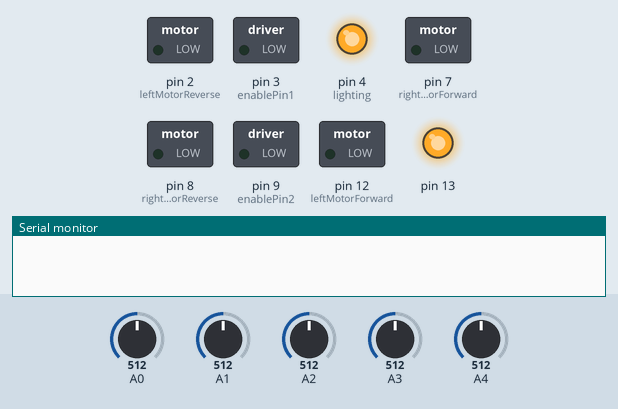
Simulated run of this sketch. Board: Arduino Uno, built with avr-gcc and run on an emulated ATmega328P. Shown: switched loads named in the sketch (green lamp = pin HIGH), output pins drawn as LEDs (lit = HIGH), the last lines printed to the serial monitor. The test bench sets the inputs (shaded band); at power-on: A3 = 512, A0 = 512, A1 = 512, A2 = 512, A4 = 512.

Above: at 0.1 s.
At 13.3 s:
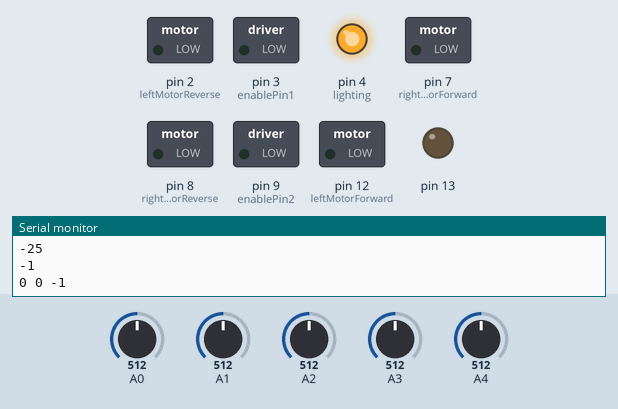
13.4 s: A3 set to 503
At 15.4 s:
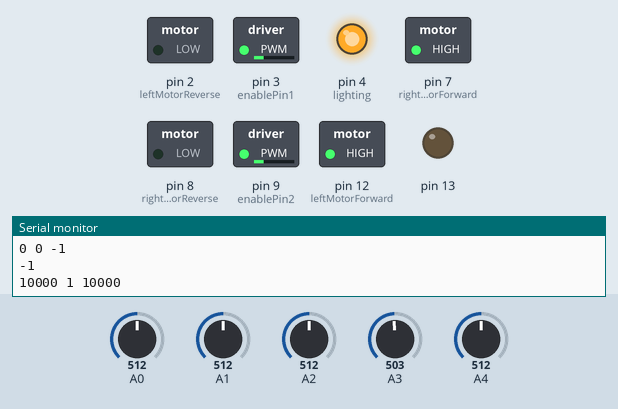
Timing chart, 0 to 17.7 s (numbered marks = the images above; inputs shaded):
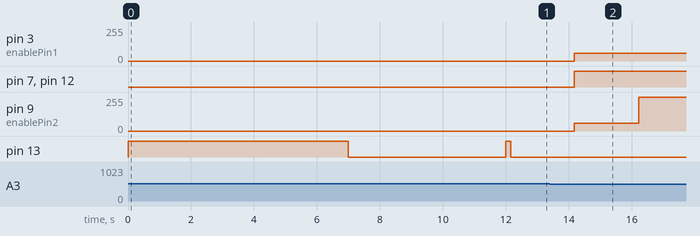

Measured:
- the behaviour switches between 512 and 511 on A3 (found by bisection; images 1 and 2)

The sketch:

PIDAlgorithmPrototype.ino
```cpp
/*
Author: Vlad Silin
Description: A prototype Arduino sketch which implements the PID
(Proportional-Integral-Derivative) controller algorithm
*/

int enablePin1 = 3;
int enablePin2 = 9;
int rightMotorForward = 7;
int rightMotorReverse = 8;
int leftMotorForward = 12;
int leftMotorReverse = 2;
int maxSpeed = 60;
int rightSpeed;
int leftSpeed;

int setPoint = 0;
long sensorsAverage;
long sensorsSum;
long pos;
int errorValue;
int lighting = 4;
long sensors[] = {
  0, 0, 0, 0, 0};
long sensorMax[] = {
  0, 0, 0, 0, 0};
long sensorMin[] = {
 1023, 1023, 1023, 1023, 1023};

void setup()
{
  Serial.begin(9600);
  int summation = 0;
  int counter = 0;
  pinMode(lighting, OUTPUT );
  digitalWrite (lighting, HIGH);

  pinMode(13, OUTPUT);
  digitalWrite(13, HIGH);

  while (millis () < 7000)
  {
    for (int i = 0; i < 5; i++)
    {
      sensors [i] = analogRead(i);
      if (sensors[i] > sensorMax[i]) {
        sensorMax[i] = sensors [i];
      }
      if (sensors[i] < sensorMin[i]) {
        sensorMin[i] = sensors [i];
      }
    }
  }

  digitalWrite(13, LOW);
  delay (5000);
  digitalWrite(13, HIGH);
  while (counter < 25) {
    for (int i = -20; i <= 20; i = i+10)
    {
      sensors[i/10+2] = analogRead(i/10+2);
      sensors [i/10+2] = map(sensors[i/10+2], sensorMin[i/10+2], sensorMax[i/10+2], 0, 255);
      sensors [i/10+2] = constrain(sensors [i/10+2], 0, 255);
      sensorsAverage += sensors[i/10+2] * i * 1000;
      sensorsSum += long(sensors[i/10+2]);
    }
    pos = long(sensorsAverage / sensorsSum);
    summation += pos;
    Serial.println(pos);
    Serial.println(summation);
    counter++;
  }
  setPoint = summation/counter;
  Serial.println(setPoint);

  digitalWrite(13, LOW);

  pinMode(lighting, OUTPUT );
  pinMode(rightMotorForward, OUTPUT);
  pinMode(rightMotorReverse, OUTPUT);
  pinMode(leftMotorForward, OUTPUT);
  pinMode(leftMotorReverse, OUTPUT);
  pinMode(enablePin1, OUTPUT);
  pinMode(enablePin2, OUTPUT);
}

void loop()
{
  sensorsRead ();
  PidCalc();
  calcTurn();
  motorDrive(rightSpeed, leftSpeed);
}

void sensorsRead ()
{
  sensorsAverage = 0;
  sensorsSum = 0;
  pos = 0;

  for (int i = -20; i <= 20; i = i+10)
  {
    sensors[i/10+2] = analogRead(i/10+2);
    sensors [i/10+2] = map(sensors[i/10+2], sensorMin[i/10+2], sensorMax[i/10+2], 0, 255);
    sensors [i/10+2] = constrain(sensors [i/10+2], 0, 255);
    sensorsAverage += sensors[i/10+2] * i * 1000;
    sensorsSum += int(sensors[i/10+2]);
  }

  pos = int(sensorsAverage / sensorsSum);
  Serial.print(sensorsAverage);
  Serial.print(' ');
  Serial.print(sensorsSum);
  Serial.print(' ');
  Serial.print(pos);
  Serial.println();
  delay(2000);
}

void PidCalc()
{
  int integral = 0;
  int proportional;
  int derivative;
  int lastProportional = 0;
  float Kp = 0.6;
  float Ki = 0;
  float Kd = 0;

  pos = int(sensorsAverage / sensorsSum);
  Serial.println (setPoint);
  proportional = pos-setPoint;
  integral = integral + proportional;
  derivative = proportional - lastProportional;
  lastProportional = proportional;
  errorValue = int(proportional * Kp + integral * Ki + derivative * Kd);
}

void calcTurn()
{
  errorValue = constrain(errorValue, -256, 256);

  if (errorValue < 0)
  {
    leftSpeed = maxSpeed;
    rightSpeed = maxSpeed - errorValue;
  }
  else if (errorValue > 0)
  {
    rightSpeed = maxSpeed;
    leftSpeed = maxSpeed - errorValue;
  }
  else
  {
    rightSpeed = maxSpeed;
    leftSpeed = maxSpeed;
  }
}

void motorDrive(int rightSpeed, int leftSpeed)
{
  analogWrite(enablePin1, rightSpeed);
  analogWrite(enablePin2, leftSpeed);
  digitalWrite (rightMotorForward, HIGH);
  digitalWrite (leftMotorForward, HIGH);
  delay(50);
}
```
